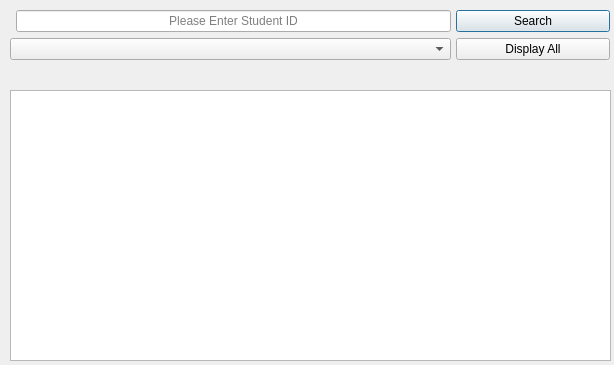
<?xml version="1.0" encoding="UTF-8"?>
<ui version="4.0">
 <class>ShowData</class>
 <widget class="QDialog" name="ShowData">
  <property name="geometry">
   <rect>
    <x>0</x>
    <y>0</y>
    <width>614</width>
    <height>365</height>
   </rect>
  </property>
  <property name="windowTitle">
   <string>Dialog</string>
  </property>
  <widget class="QTableView" name="tableView">
   <property name="geometry">
    <rect>
     <x>10</x>
     <y>90</y>
     <width>601</width>
     <height>271</height>
    </rect>
   </property>
   <property name="layoutDirection">
    <enum>Qt::LeftToRight</enum>
   </property>
  </widget>
  <widget class="QWidget" name="formLayoutWidget">
   <property name="geometry">
    <rect>
     <x>10</x>
     <y>10</y>
     <width>441</width>
     <height>71</height>
    </rect>
   </property>
   <layout class="QFormLayout" name="formLayout">
    <item row="0" column="1">
     <widget class="QLineEdit" name="txtEnterCode">
      <property name="alignment">
       <set>Qt::AlignCenter</set>
      </property>
      <property name="placeholderText">
       <string>Please Enter Student ID</string>
      </property>
     </widget>
    </item>
    <item row="1" column="0" colspan="2">
     <widget class="QComboBox" name="cmbMajor">
      <property name="placeholderText">
       <string>Select Major</string>
      </property>
     </widget>
    </item>
   </layout>
  </widget>
  <widget class="QWidget" name="formLayoutWidget_2">
   <property name="geometry">
    <rect>
     <x>450</x>
     <y>10</y>
     <width>160</width>
     <height>71</height>
    </rect>
   </property>
   <layout class="QFormLayout" name="formLayout_2">
    <item row="0" column="1">
     <widget class="QPushButton" name="pushButton">
      <property name="text">
       <string>Search</string>
      </property>
     </widget>
    </item>
    <item row="1" column="1">
     <widget class="QPushButton" name="pushButton_3">
      <property name="text">
       <string>Display All</string>
      </property>
     </widget>
    </item>
   </layout>
  </widget>
  <widget class="QLabel" name="lblcheck">
   <property name="geometry">
    <rect>
     <x>130</x>
     <y>85</y>
     <width>171</width>
     <height>21</height>
    </rect>
   </property>
   <property name="text">
    <string/>
   </property>
   <property name="alignment">
    <set>Qt::AlignCenter</set>
   </property>
  </widget>
 </widget>
 <resources/>
 <connections/>
</ui>
